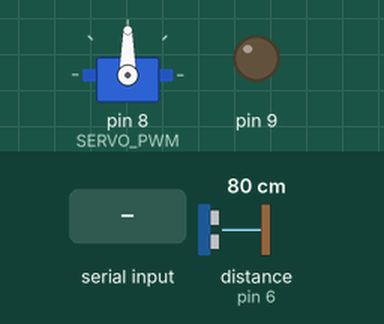
This sketch was run on a simulated Arduino Uno, built with avr-gcc and run on an emulated ATmega328P. On the bench: servo, output pins drawn as LEDs (lit = HIGH). The inputs (shaded band) are chosen by the test bench; at power-on: distance to the obstacle (sensor on pin 6) 80 cm. The echo pulse lasts 58.3 µs per cm; what the sketch prints to the serial monitor is not drawn.

Above: at 1.2 s.
1.3 s: byte 30 received over Serial
At 2.2 s:
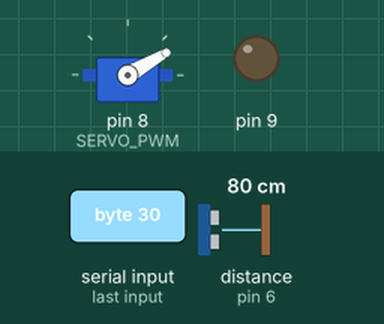
2.8 s: byte 120 received over Serial
At 3.4 s:
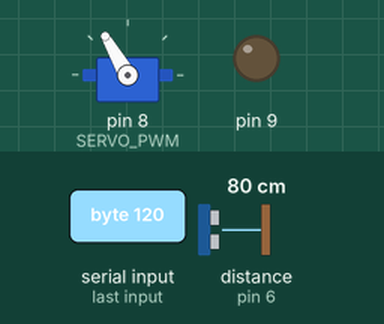
Timing chart, 0 to 5.8 s (numbered marks = the images above; inputs shaded):
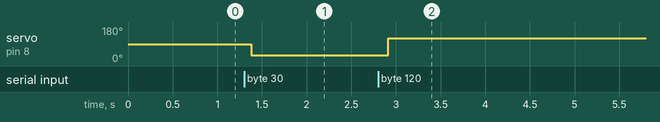

Measured:
- after the input at 1.3 s, servo on pin 8 (SERVO_PWM): 90° → 30° after 0.08 s
- after the input at 2.8 s, servo on pin 8 (SERVO_PWM): 30° → 120° after 0.11 s

The sketch:

TesteSonar.ino
```cpp
#include <Servo.h>
#include <NewPing.h>

#define TRIGGER_PIN  7
#define ECHO_PIN     6
#define MAX_DISTANCE 200

#define SERVO_PWM 8

#define RX 12
#define TX 11

#define arraysize 10

int rangevalue[arraysize] = { 0, 0, 0, 0, 0 };

NewPing sonar(TRIGGER_PIN, ECHO_PIN, MAX_DISTANCE);
Servo tower;

void setup() {
  pinMode(9, HIGH);

  Serial.begin(9200);
  tower.attach(SERVO_PWM);
  //bluetooth.begin(9200);
}

void loop() {
  delay(100);
  //unsigned int us = sonar.ping_cm();
  unsigned int us = getSonar();
  Serial.println(us);

  int ang = 0;
  if(Serial.available()){
	  int ang = Serial.read();
	  tower.write(ang);
  }
}

///             Get Sonar Function              ///
/* Programmer passes sonar number into this function
to return sonar reading. i.e. getSonar(sonar3);   */

int getSonar() {
      int pulse;
      for(int i = 0 ; i < arraysize; i ++){
          rangevalue[i] = sonar.ping_cm();
      }
      isort(rangevalue, arraysize);
      pulse = mode(rangevalue, arraysize);
    return pulse;
}

///////////////   end Sonar Function  ///////////////

// isort is used to sort the array of read values from a sonar //
void isort(int *a, int n){
  for (int i = 1; i < n; ++i){
    int j = a[i];
    int k;
    for (k = i - 1; (k >= 0) && (j < a[k]); k--){
      a[k + 1] = a[k];
      }
    a[k + 1] = j;
  }
}
//////////////////////     End isort        ////////////////////

///        Mode function, returns the mode or median.        ///
int mode(int *x,int n){
  int i = 0;
  int count = 0;
  int maxCount = 0;
  int mode = 0;
  int bimodal;
  int prevCount = 0;
  while(i<(n-1)){
    prevCount=count;
    count=0;
    while(x[i] == x[i+1]){
      count++;
      i++;
    }
    if(count>prevCount&count>maxCount){
      mode=x[i];
      maxCount=count;
      bimodal=0;
    }
    if(count==0){
      i++;
    }
    if(count==maxCount){      //If the dataset has 2 or more modes.
      bimodal=1;
    }
    if(mode==0||bimodal==1){//Return the median if there is no mode.
      mode=x[(n/2)];
    }
    return mode;
  }
}
////////////////////         end mode       ///////////////////////
```
